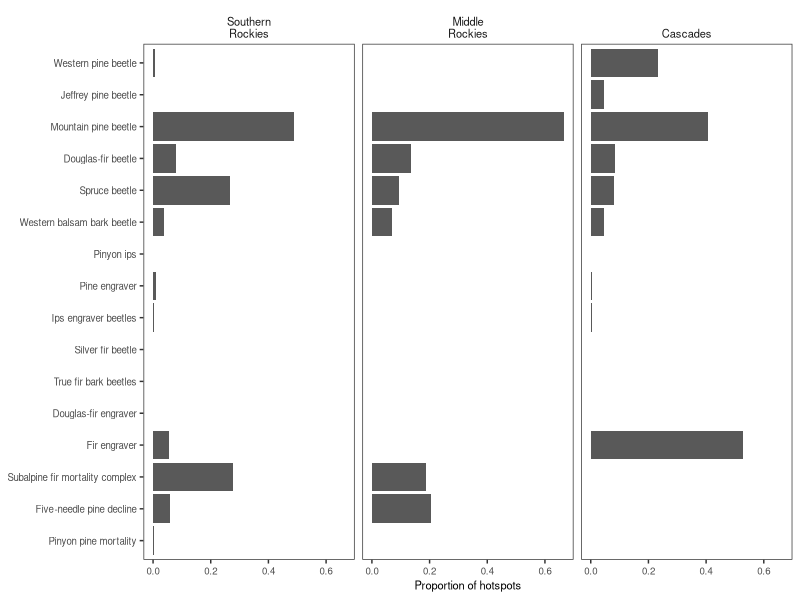
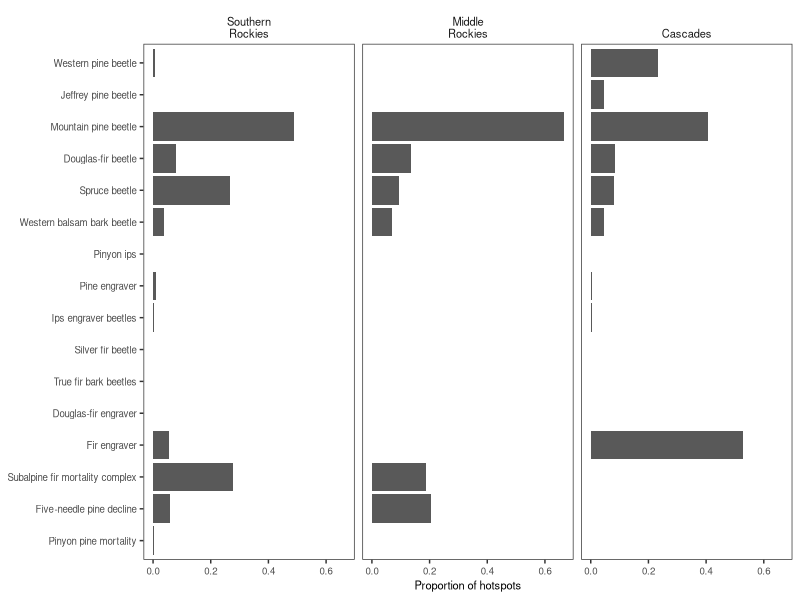

The R script that drew these images, in order:
# Appendix S2, Figure S1: contribution of individual agents to hotspots

library(tidyverse)

# Read in data
agents <- read_csv("Data/agents.csv")
agents_contrib <- read_csv("Data/agents_hotspots_contrib.csv") %>%
  mutate(region = factor(region, levels = c("SR", "MR", "C")))

region_names = c(`SR` = "Southern\nRockies",
                 `MR` = "Middle\nRockies",
                 `C` = "Cascades")

# Plot
ggplot(filter(agents_contrib, code != 'hotspot'), 
       aes(y = code, x = contrib_prop)) +
  facet_grid(~region, labeller = as_labeller(region_names)) +
  geom_bar(stat = "identity") +
  scale_y_discrete(limits = rev, name = NULL,
                   labels = rev(str_to_sentence(agents$common_name))) +
  scale_x_continuous(name = "Proportion of hotspots") +
  theme_bw() +
  theme(strip.background = element_blank(),
        strip.text = element_text(size = 8, vjust = 0),
        axis.text = element_text(size = 7),
        axis.title = element_text(size = 8),
        panel.grid = element_blank())

ggsave("Figures/agents_hotspots_contrib.png",
       width = 4, height = 3, units = "in", dpi = 350)

